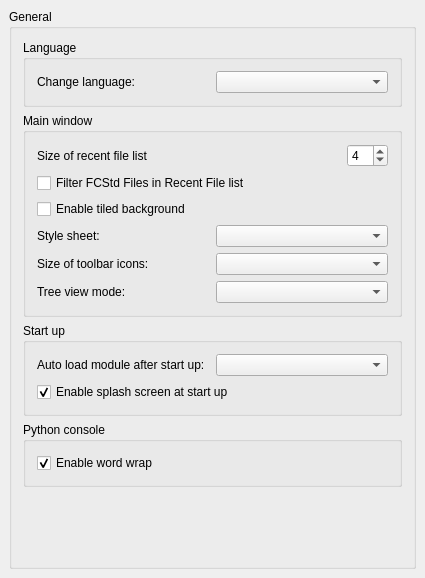
<?xml version="1.0" encoding="UTF-8"?>
<ui version="4.0">
 <class>Gui::Dialog::DlgGeneral</class>
 <widget class="QWidget" name="Gui::Dialog::DlgGeneral">
  <property name="geometry">
   <rect>
    <x>0</x>
    <y>0</y>
    <width>425</width>
    <height>578</height>
   </rect>
  </property>
  <property name="windowTitle">
   <string>General</string>
  </property>
  <layout class="QGridLayout">
   <property name="margin">
    <number>9</number>
   </property>
   <property name="spacing">
    <number>6</number>
   </property>
   <item row="0" column="0">
    <widget class="QGroupBox" name="GroupBox5">
     <property name="title">
      <string>General</string>
     </property>
     <layout class="QVBoxLayout" name="verticalLayout">
      <item>
       <widget class="QGroupBox" name="GroupBox7">
        <property name="title">
         <string>Language</string>
        </property>
        <layout class="QGridLayout">
         <property name="margin">
          <number>11</number>
         </property>
         <property name="spacing">
          <number>6</number>
         </property>
         <item row="0" column="0">
          <layout class="QHBoxLayout">
           <property name="spacing">
            <number>6</number>
           </property>
           <property name="margin">
            <number>0</number>
           </property>
           <item>
            <widget class="QLabel" name="TextLabel1_4">
             <property name="text">
              <string>Change language:</string>
             </property>
            </widget>
           </item>
           <item>
            <widget class="QComboBox" name="Languages">
             <property name="toolTip">
              <string>Language of the application's user interface</string>
             </property>
            </widget>
           </item>
          </layout>
         </item>
        </layout>
       </widget>
      </item>
      <item>
       <widget class="QGroupBox" name="GroupBox3">
        <property name="title">
         <string>Main window</string>
        </property>
        <layout class="QVBoxLayout">
         <property name="spacing">
          <number>6</number>
         </property>
         <property name="margin">
          <number>11</number>
         </property>
         <item>
          <layout class="QHBoxLayout">
           <property name="spacing">
            <number>6</number>
           </property>
           <property name="margin">
            <number>0</number>
           </property>
           <item>
            <widget class="QLabel" name="recentFileListLabel">
             <property name="text">
              <string>Size of recent file list</string>
             </property>
            </widget>
           </item>
           <item>
            <spacer>
             <property name="orientation">
              <enum>Qt::Horizontal</enum>
             </property>
             <property name="sizeType">
              <enum>QSizePolicy::Expanding</enum>
             </property>
             <property name="sizeHint" stdset="0">
              <size>
               <width>20</width>
               <height>20</height>
              </size>
             </property>
            </spacer>
           </item>
           <item>
            <widget class="Gui::PrefSpinBox" name="RecentFiles">
             <property name="toolTip">
              <string>How many files should be listed in recent files list</string>
             </property>
             <property name="value">
              <number>4</number>
             </property>
             <property name="prefEntry" stdset="0">
              <cstring>RecentFiles</cstring>
             </property>
             <property name="prefPath" stdset="0">
              <cstring>RecentFiles</cstring>
             </property>
            </widget>
           </item>
          </layout>
         </item>
         <item>
          <layout class="QHBoxLayout">
           <property name="spacing">
            <number>5</number>
           </property>
           <property name="margin">
            <number>0</number>
           </property>
           <item>
            <widget class="QCheckBox" name="filterRecentFiles">
             <property name="toolTip">
              <string>Display only FCStd files in Recent File list</string>
             </property>
             <property name="text">
              <string>Filter FCStd Files in Recent File list</string>
             </property>
            </widget>
           </item>
          </layout>
         </item>
         <item>
          <layout class="QHBoxLayout">
           <property name="spacing">
            <number>6</number>
           </property>
           <property name="margin">
            <number>0</number>
           </property>
           <item>
            <widget class="QCheckBox" name="tiledBackground">
             <property name="toolTip">
              <string>Background of the main window will consist of tiles of a special image.
See the FreeCAD Wiki for details about the image.</string>
             </property>
             <property name="text">
              <string>Enable tiled background</string>
             </property>
            </widget>
           </item>
          </layout>
         </item>
         <item>
          <layout class="QHBoxLayout">
           <property name="spacing">
            <number>6</number>
           </property>
           <property name="margin">
            <number>0</number>
           </property>
           <item>
            <widget class="QLabel" name="styleSheetLabel">
             <property name="text">
              <string>Style sheet:</string>
             </property>
            </widget>
           </item>
           <item>
            <widget class="QComboBox" name="StyleSheets">
             <property name="toolTip">
              <string>Style sheet how user interface will look like</string>
             </property>
            </widget>
           </item>
          </layout>
         </item>
         <item>
          <layout class="QHBoxLayout">
           <property name="spacing">
            <number>6</number>
           </property>
           <property name="margin">
            <number>0</number>
           </property>
           <item>
            <widget class="QLabel" name="iconSizeLabel">
             <property name="text">
              <string>Size of toolbar icons:</string>
             </property>
            </widget>
           </item>
           <item>
            <widget class="QComboBox" name="toolbarIconSize">
             <property name="toolTip">
              <string>Choose your preference for toolbar icon size. You can adjust
this according to your screen size or personal taste</string>
             </property>
            </widget>
           </item>
          </layout>
         </item>
         <item>
          <layout class="QHBoxLayout">
           <property name="spacing">
            <number>6</number>
           </property>
           <property name="margin">
            <number>0</number>
           </property>
           <item>
            <widget class="QLabel" name="treeModeLabel">
             <property name="text">
              <string>Tree view mode:</string>
             </property>
            </widget>
           </item>
           <item>
            <widget class="QComboBox" name="treeMode">
             <property name="toolTip">
               <string>Customize how tree view is shown in the panel (restart required).

'ComboView': combine tree view and property view into one panel.
'TreeView and PropertyView': split tree view and property view into separate panel.
'Both': keep all three panels, and you can have two sets of tree view and property view.</string>
             </property>
            </widget>
           </item>
          </layout>
         </item>
        </layout>
       </widget>
      </item>
      <item>
       <widget class="QGroupBox" name="GroupBox10">
        <property name="title">
         <string>Start up</string>
        </property>
        <layout class="QGridLayout">
         <property name="margin">
          <number>11</number>
         </property>
         <property name="spacing">
          <number>6</number>
         </property>
         <item row="2" column="0">
          <widget class="Gui::PrefCheckBox" name="SplashScreen">
           <property name="toolTip">
            <string>A Splash screen is a small loading window that is shown
when FreeCAD is launching. If this option is checked, FreeCAD will
display the splash screen</string>
           </property>
           <property name="text">
            <string>Enable splash screen at start up</string>
           </property>
           <property name="checked">
            <bool>true</bool>
           </property>
           <property name="prefEntry" stdset="0">
            <cstring>ShowSplasher</cstring>
           </property>
           <property name="prefPath" stdset="0">
            <cstring>General</cstring>
           </property>
          </widget>
         </item>
         <item row="0" column="0">
          <layout class="QGridLayout">
           <property name="margin">
            <number>0</number>
           </property>
           <property name="spacing">
            <number>6</number>
           </property>
           <item row="0" column="0">
            <widget class="QLabel" name="autoModuleLabel">
             <property name="text">
              <string>Auto load module after start up:</string>
             </property>
            </widget>
           </item>
           <item row="0" column="1">
            <widget class="QComboBox" name="AutoloadModuleCombo">
             <property name="toolTip">
              <string>Choose which workbench will be activated and shown
after FreeCAD launches</string>
             </property>
            </widget>
           </item>
          </layout>
         </item>
        </layout>
       </widget>
      </item>
      <item>
       <widget class="QGroupBox" name="GroupBox11">
        <property name="title">
         <string>Python console</string>
        </property>
        <layout class="QGridLayout" name="_4">
         <property name="margin">
          <number>11</number>
         </property>
         <property name="spacing">
          <number>6</number>
         </property>
         <item row="0" column="0">
          <widget class="Gui::PrefCheckBox" name="PythonWordWrap">
           <property name="toolTip">
            <string>Words will be wrapped when they exceed available
horizontal space in Python console</string>
           </property>
           <property name="text">
            <string>Enable word wrap</string>
           </property>
           <property name="checked">
            <bool>true</bool>
           </property>
           <property name="prefEntry" stdset="0">
            <cstring>PythonWordWrap</cstring>
           </property>
           <property name="prefPath" stdset="0">
            <cstring>General</cstring>
           </property>
          </widget>
         </item>
        </layout>
       </widget>
      </item>
      <item>
       <spacer>
        <property name="orientation">
         <enum>Qt::Vertical</enum>
        </property>
        <property name="sizeHint" stdset="0">
         <size>
          <width>352</width>
          <height>221</height>
         </size>
        </property>
       </spacer>
      </item>
     </layout>
    </widget>
   </item>
  </layout>
 </widget>
 <layoutdefault spacing="6" margin="11"/>
 <customwidgets>
  <customwidget>
   <class>Gui::PrefCheckBox</class>
   <extends>QCheckBox</extends>
   <header>Gui/PrefWidgets.h</header>
  </customwidget>
  <customwidget>
   <class>Gui::PrefSpinBox</class>
   <extends>QSpinBox</extends>
   <header>Gui/PrefWidgets.h</header>
  </customwidget>
  <customwidget>
   <class>Gui::PrefComboBox</class>
   <extends>QComboBox</extends>
   <header>Gui/PrefWidgets.h</header>
  </customwidget>
 </customwidgets>
 <tabstops>
  <tabstop>Languages</tabstop>
  <tabstop>RecentFiles</tabstop>
  <tabstop>SplashScreen</tabstop>
  <tabstop>PythonWordWrap</tabstop>
 </tabstops>
 <resources/>
 <connections/>
</ui>
